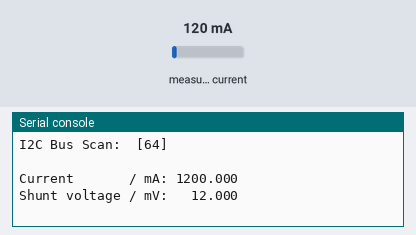
Bench run of a program on a simulated Raspberry Pi Pico running MicroPython. Shown: the last lines printed to the serial console. The test bench sets the inputs (shaded band); at power-on: measured current 120 mA. Library files of the repository ran but are not shown: ina219.py.

Above: at 1.4 s.
1.5 s: measured current set to 40 mA
At 3.4 s:
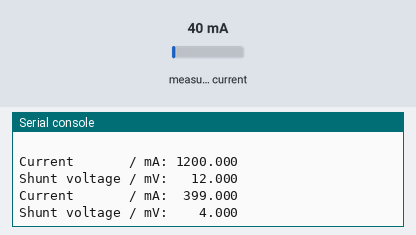
3.7 s: measured current set to 1000 mA
At 5.1 s:
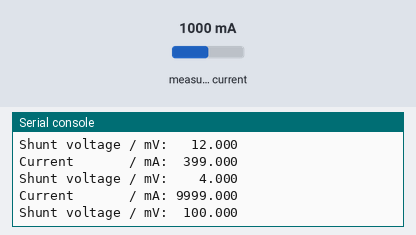

The program:

currenttest.py
```python
from machine import Pin, I2C
import ina219
import utime

i = I2C(0, scl=Pin(1), sda=Pin(0))
utime.sleep_ms(100)
print("I2C Bus Scan: ", i.scan(), "\n")

utime.sleep_ms(100)

sensor = ina219.INA219(i)
sensor.set_calibration_16V_6A()

r_s = 0.03333  # shunt resistor on INA219 board

# current is returned in milliamps
while True:
    print("Current       / mA: %8.3f" % (sensor.current))
    # shunt_voltage is returned in volts
    print("Shunt voltage / mV: %8.3f" % (sensor.shunt_voltage * 1000))
    # estimate supply voltage from known resistance * sensed current+
    utime.sleep(2)
    #print("NEU")
```

Measured:
- after the input at 1.5 s, the serial console: prints a new line after 0.71 s (image 1)
- after the input at 3.7 s, the serial console: prints a new line after 0.51 s (image 2)
